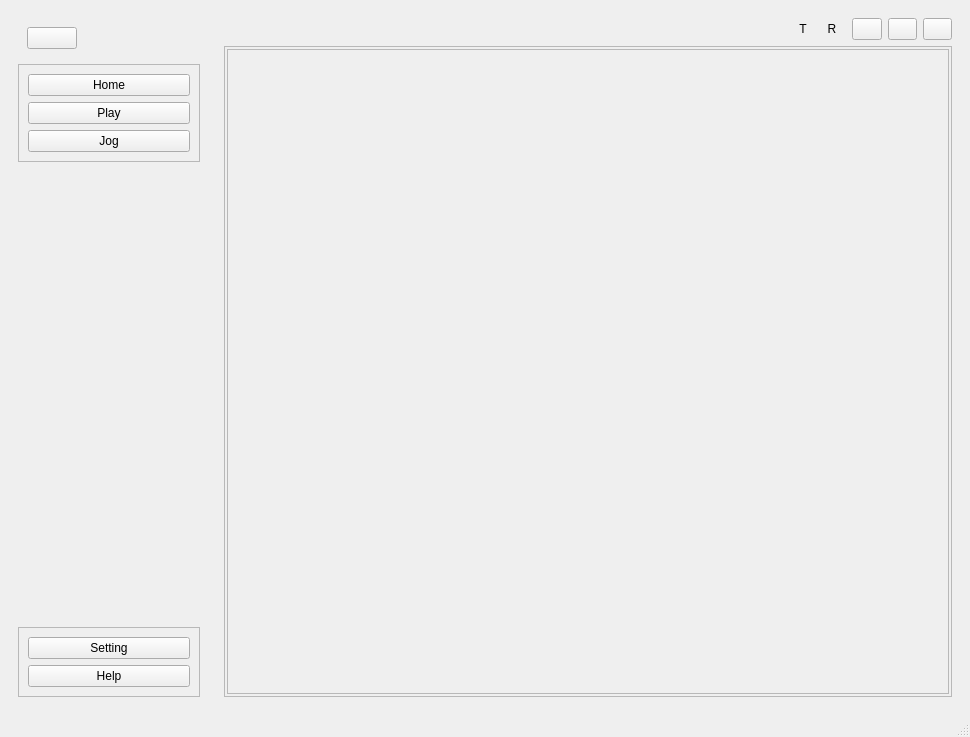
<?xml version="1.0" encoding="UTF-8"?>
<ui version="4.0">
 <class>MainWindow</class>
 <widget class="QMainWindow" name="MainWindow">
  <property name="geometry">
   <rect>
    <x>0</x>
    <y>0</y>
    <width>970</width>
    <height>737</height>
   </rect>
  </property>
  <property name="windowTitle">
   <string>MainWindow</string>
  </property>
  <widget class="QWidget" name="centralwidget">
   <layout class="QHBoxLayout" name="horizontalLayout">
    <item>
     <widget class="QWidget" name="leftMenuSubContainer" native="true">
      <property name="minimumSize">
       <size>
        <width>200</width>
        <height>0</height>
       </size>
      </property>
      <property name="maximumSize">
       <size>
        <width>200</width>
        <height>16777215</height>
       </size>
      </property>
      <layout class="QVBoxLayout" name="verticalLayout">
       <item>
        <widget class="QWidget" name="horizontalWidget" native="true">
         <property name="sizePolicy">
          <sizepolicy hsizetype="Fixed" vsizetype="Preferred">
           <horstretch>0</horstretch>
           <verstretch>0</verstretch>
          </sizepolicy>
         </property>
         <layout class="QHBoxLayout" name="horizontalLayout_2">
          <item>
           <widget class="QPushButton" name="menuButton">
            <property name="minimumSize">
             <size>
              <width>50</width>
              <height>0</height>
             </size>
            </property>
            <property name="maximumSize">
             <size>
              <width>50</width>
              <height>16777215</height>
             </size>
            </property>
            <property name="text">
             <string/>
            </property>
            <property name="icon">
             <iconset resource="../../../../../00.work/2025/remote_gui/remote_gui_ws/remote_gui/src/resources/icons/_icons.qrc">
              <normaloff>:/feather/icons/feather/align-justify.png</normaloff>:/feather/icons/feather/align-justify.png</iconset>
            </property>
           </widget>
          </item>
         </layout>
        </widget>
       </item>
       <item>
        <widget class="QFrame" name="verticalFrame">
         <property name="frameShape">
          <enum>QFrame::Shape::StyledPanel</enum>
         </property>
         <property name="frameShadow">
          <enum>QFrame::Shadow::Raised</enum>
         </property>
         <layout class="QVBoxLayout" name="verticalLayout_7">
          <item>
           <widget class="QPushButton" name="HomeButton">
            <property name="text">
             <string>Home</string>
            </property>
           </widget>
          </item>
          <item>
           <widget class="QPushButton" name="PlayButton">
            <property name="text">
             <string>Play</string>
            </property>
           </widget>
          </item>
          <item>
           <widget class="QPushButton" name="jogButton">
            <property name="text">
             <string>Jog</string>
            </property>
           </widget>
          </item>
         </layout>
        </widget>
       </item>
       <item>
        <spacer name="verticalSpacer">
         <property name="orientation">
          <enum>Qt::Orientation::Vertical</enum>
         </property>
         <property name="sizeHint" stdset="0">
          <size>
           <width>20</width>
           <height>40</height>
          </size>
         </property>
        </spacer>
       </item>
       <item>
        <widget class="QFrame" name="verticalFrame_2">
         <property name="frameShape">
          <enum>QFrame::Shape::StyledPanel</enum>
         </property>
         <layout class="QVBoxLayout" name="verticalLayout_8">
          <item>
           <widget class="QPushButton" name="SettingButton">
            <property name="text">
             <string>Setting</string>
            </property>
           </widget>
          </item>
          <item>
           <widget class="QPushButton" name="HelpButton">
            <property name="text">
             <string>Help</string>
            </property>
           </widget>
          </item>
         </layout>
        </widget>
       </item>
      </layout>
     </widget>
    </item>
    <item>
     <widget class="QWidget" name="mainBodyContainer" native="true">
      <layout class="QVBoxLayout" name="verticalLayout_3">
       <item>
        <widget class="QWidget" name="headerContainer" native="true">
         <property name="minimumSize">
          <size>
           <width>0</width>
           <height>0</height>
          </size>
         </property>
         <property name="maximumSize">
          <size>
           <width>16777215</width>
           <height>30</height>
          </size>
         </property>
         <layout class="QHBoxLayout" name="horizontalLayout_3">
          <property name="leftMargin">
           <number>0</number>
          </property>
          <property name="topMargin">
           <number>0</number>
          </property>
          <property name="rightMargin">
           <number>0</number>
          </property>
          <property name="bottomMargin">
           <number>0</number>
          </property>
          <item>
           <widget class="QFrame" name="tempFrame">
            <layout class="QHBoxLayout" name="horizontalLayout_6"/>
           </widget>
          </item>
          <item>
           <widget class="QFrame" name="horizontalFrame">
            <property name="maximumSize">
             <size>
              <width>55</width>
              <height>16777215</height>
             </size>
            </property>
            <layout class="QHBoxLayout" name="horizontalLayout_4">
             <property name="leftMargin">
              <number>0</number>
             </property>
             <property name="topMargin">
              <number>0</number>
             </property>
             <property name="rightMargin">
              <number>0</number>
             </property>
             <property name="bottomMargin">
              <number>0</number>
             </property>
             <item>
              <widget class="QLabel" name="labelTx">
               <property name="maximumSize">
                <size>
                 <width>22</width>
                 <height>22</height>
                </size>
               </property>
               <property name="text">
                <string>T</string>
               </property>
               <property name="alignment">
                <set>Qt::AlignmentFlag::AlignCenter</set>
               </property>
              </widget>
             </item>
             <item>
              <widget class="QLabel" name="labelRx">
               <property name="maximumSize">
                <size>
                 <width>22</width>
                 <height>22</height>
                </size>
               </property>
               <property name="text">
                <string>R</string>
               </property>
               <property name="alignment">
                <set>Qt::AlignmentFlag::AlignCenter</set>
               </property>
              </widget>
             </item>
            </layout>
           </widget>
          </item>
          <item>
           <widget class="QFrame" name="windowBtnFrame">
            <property name="maximumSize">
             <size>
              <width>100</width>
              <height>16777215</height>
             </size>
            </property>
            <property name="styleSheet">
             <string notr="true"/>
            </property>
            <layout class="QHBoxLayout" name="horizontalLayout_5">
             <property name="leftMargin">
              <number>0</number>
             </property>
             <property name="topMargin">
              <number>0</number>
             </property>
             <property name="rightMargin">
              <number>0</number>
             </property>
             <property name="bottomMargin">
              <number>0</number>
             </property>
             <item>
              <widget class="QPushButton" name="minimizeBtn">
               <property name="text">
                <string/>
               </property>
               <property name="icon">
                <iconset resource="../../../../../00.work/2025/remote_gui/remote_gui_ws/remote_gui/src/resources/icons/_icons.qrc">
                 <normaloff>:/feather/icons/feather/window_minimize.png</normaloff>:/feather/icons/feather/window_minimize.png</iconset>
               </property>
              </widget>
             </item>
             <item>
              <widget class="QPushButton" name="restoreBtn">
               <property name="text">
                <string/>
               </property>
               <property name="icon">
                <iconset resource="../../../../../00.work/2025/remote_gui/remote_gui_ws/remote_gui/src/resources/icons/_icons.qrc">
                 <normaloff>:/feather/icons/feather/window_undock.png</normaloff>:/feather/icons/feather/window_undock.png</iconset>
               </property>
              </widget>
             </item>
             <item>
              <widget class="QPushButton" name="closeBtn">
               <property name="text">
                <string/>
               </property>
               <property name="icon">
                <iconset resource="../../../../../00.work/2025/remote_gui/remote_gui_ws/remote_gui/src/resources/icons/_icons.qrc">
                 <normaloff>:/feather/icons/feather/x.png</normaloff>:/feather/icons/feather/x.png</iconset>
               </property>
              </widget>
             </item>
            </layout>
           </widget>
          </item>
         </layout>
        </widget>
       </item>
       <item>
        <widget class="QFrame" name="frame">
         <property name="minimumSize">
          <size>
           <width>0</width>
           <height>50</height>
          </size>
         </property>
         <property name="frameShape">
          <enum>QFrame::Shape::StyledPanel</enum>
         </property>
         <property name="frameShadow">
          <enum>QFrame::Shadow::Raised</enum>
         </property>
         <layout class="QHBoxLayout" name="horizontalLayout_7">
          <property name="leftMargin">
           <number>2</number>
          </property>
          <property name="topMargin">
           <number>2</number>
          </property>
          <property name="rightMargin">
           <number>2</number>
          </property>
          <property name="bottomMargin">
           <number>2</number>
          </property>
          <item>
           <widget class="QStackedWidget" name="mainPage">
            <property name="minimumSize">
             <size>
              <width>0</width>
              <height>0</height>
             </size>
            </property>
            <property name="frameShape">
             <enum>QFrame::Shape::StyledPanel</enum>
            </property>
            <property name="currentIndex">
             <number>-1</number>
            </property>
           </widget>
          </item>
         </layout>
        </widget>
       </item>
      </layout>
     </widget>
    </item>
   </layout>
  </widget>
  <widget class="QStatusBar" name="statusbar"/>
 </widget>
 <resources>
  <include location="../../../../../00.work/2025/remote_gui/remote_gui_ws/remote_gui/src/resources/icons/_icons.qrc"/>
 </resources>
 <connections/>
</ui>
